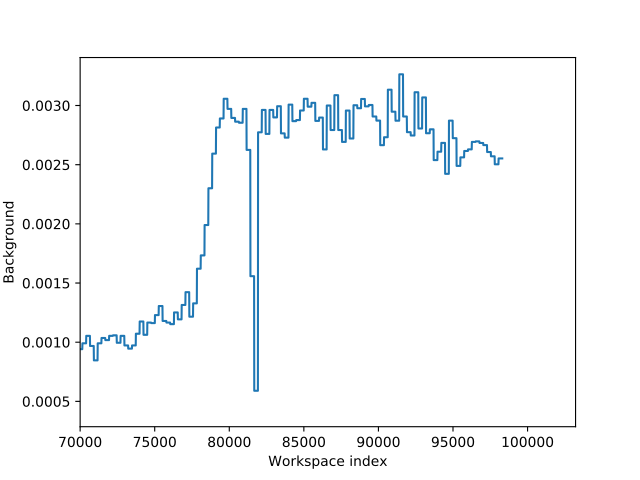

Recreate this plot in Python.
from mantid.simpleapi import *
import matplotlib.pyplot as plt
import numpy as np
# Load and preprocess some IN5 data
DirectILLCollectData('ILL/IN5/104007.nxs',
    OutputWorkspace='ws', OutputEPPWorkspace='epp')
# Get default hard mask + beam stop mask
DirectILLDiagnostics('ws', OutputWorkspace='diagnostics_mask')
DirectILLTubeBackground('ws', OutputWorkspace='bkg',
    EPPWorkspace='epp', DiagnosticsWorkspace='diagnostics_mask')
bkg = mtd['bkg']
# Apply the background
ws_bkg_subtracted = Subtract('ws', bkg)
# Plot the background levels of tubes in the forward direction
bkg_y = bkg.extractY()
fig, ax = plt.subplots(subplot_kw={'projection':'mantid'})
xs = np.arange(0, bkg.getNumberHistograms())
ax.plot(xs, bkg_y[:, 0])
ax.set_xlim(xmin=70000)
ax.set_xlabel('Workspace index')
ax.set_ylabel('Background')
# Uncomment the following to show the plot
#fig.show()
# Remove all workspaces
mtd.clear()
